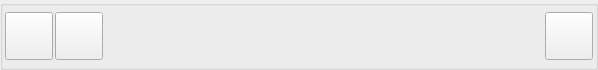
<?xml version="1.0" encoding="UTF-8"?>
<ui version="4.0">
 <class>UserListItemUi</class>
 <widget class="QWidget" name="UserListItemUi">
  <property name="geometry">
   <rect>
    <x>0</x>
    <y>0</y>
    <width>598</width>
    <height>65</height>
   </rect>
  </property>
  <property name="sizePolicy">
   <sizepolicy hsizetype="Expanding" vsizetype="Minimum">
    <horstretch>0</horstretch>
    <verstretch>0</verstretch>
   </sizepolicy>
  </property>
  <property name="minimumSize">
   <size>
    <width>0</width>
    <height>0</height>
   </size>
  </property>
  <property name="maximumSize">
   <size>
    <width>16777215</width>
    <height>16777215</height>
   </size>
  </property>
  <property name="font">
   <font>
    <pointsize>8</pointsize>
   </font>
  </property>
  <property name="windowTitle">
   <string>Form</string>
  </property>
  <property name="styleSheet">
   <string notr="true"/>
  </property>
  <layout class="QGridLayout" name="gridLayout">
   <property name="leftMargin">
    <number>0</number>
   </property>
   <property name="topMargin">
    <number>0</number>
   </property>
   <property name="rightMargin">
    <number>0</number>
   </property>
   <property name="bottomMargin">
    <number>0</number>
   </property>
   <property name="spacing">
    <number>0</number>
   </property>
   <item row="0" column="0">
    <widget class="QGroupBox" name="groupBox">
     <property name="title">
      <string notr="true"/>
     </property>
     <layout class="QHBoxLayout" name="horizontalLayout">
      <property name="spacing">
       <number>2</number>
      </property>
      <property name="leftMargin">
       <number>2</number>
      </property>
      <property name="topMargin">
       <number>2</number>
      </property>
      <property name="rightMargin">
       <number>2</number>
      </property>
      <property name="bottomMargin">
       <number>2</number>
      </property>
      <item>
       <widget class="VxPushButton" name="m_AvatarButton">
        <property name="sizePolicy">
         <sizepolicy hsizetype="Fixed" vsizetype="Fixed">
          <horstretch>0</horstretch>
          <verstretch>0</verstretch>
         </sizepolicy>
        </property>
        <property name="minimumSize">
         <size>
          <width>48</width>
          <height>48</height>
         </size>
        </property>
        <property name="maximumSize">
         <size>
          <width>48</width>
          <height>48</height>
         </size>
        </property>
        <property name="text">
         <string notr="true"/>
        </property>
        <property name="iconSize">
         <size>
          <width>48</width>
          <height>48</height>
         </size>
        </property>
       </widget>
      </item>
      <item>
       <widget class="VxPushButton" name="m_FriendshipButton">
        <property name="sizePolicy">
         <sizepolicy hsizetype="Fixed" vsizetype="Fixed">
          <horstretch>0</horstretch>
          <verstretch>0</verstretch>
         </sizepolicy>
        </property>
        <property name="minimumSize">
         <size>
          <width>48</width>
          <height>48</height>
         </size>
        </property>
        <property name="maximumSize">
         <size>
          <width>48</width>
          <height>48</height>
         </size>
        </property>
        <property name="text">
         <string notr="true"/>
        </property>
        <property name="iconSize">
         <size>
          <width>48</width>
          <height>48</height>
         </size>
        </property>
       </widget>
      </item>
      <item>
       <layout class="QVBoxLayout" name="ButtonTextVerticalLayout">
        <property name="spacing">
         <number>0</number>
        </property>
        <property name="leftMargin">
         <number>2</number>
        </property>
        <property name="topMargin">
         <number>2</number>
        </property>
        <property name="bottomMargin">
         <number>2</number>
        </property>
        <item>
         <layout class="QHBoxLayout" name="TitleHorizontalLayout">
          <property name="spacing">
           <number>0</number>
          </property>
          <property name="leftMargin">
           <number>0</number>
          </property>
          <item>
           <widget class="QLabel" name="TitlePart1">
            <property name="font">
             <font>
              <weight>50</weight>
              <italic>false</italic>
              <bold>false</bold>
             </font>
            </property>
            <property name="text">
             <string/>
            </property>
           </widget>
          </item>
          <item>
           <widget class="QLabel" name="TitlePart2">
            <property name="text">
             <string/>
            </property>
           </widget>
          </item>
          <item>
           <spacer name="horizontalSpacer">
            <property name="orientation">
             <enum>Qt::Horizontal</enum>
            </property>
            <property name="sizeHint" stdset="0">
             <size>
              <width>40</width>
              <height>20</height>
             </size>
            </property>
           </spacer>
          </item>
         </layout>
        </item>
        <item>
         <layout class="QHBoxLayout" name="DescHorizontalLayout">
          <property name="spacing">
           <number>0</number>
          </property>
          <item>
           <widget class="QLabel" name="DescPart1">
            <property name="text">
             <string/>
            </property>
           </widget>
          </item>
          <item>
           <widget class="QLabel" name="DescPart2">
            <property name="text">
             <string/>
            </property>
           </widget>
          </item>
          <item>
           <spacer name="horizontalSpacer_2">
            <property name="orientation">
             <enum>Qt::Horizontal</enum>
            </property>
            <property name="sizeHint" stdset="0">
             <size>
              <width>40</width>
              <height>20</height>
             </size>
            </property>
           </spacer>
          </item>
         </layout>
        </item>
        <item>
         <widget class="QLabel" name="TodLabel">
          <property name="sizePolicy">
           <sizepolicy hsizetype="Preferred" vsizetype="Preferred">
            <horstretch>0</horstretch>
            <verstretch>0</verstretch>
           </sizepolicy>
          </property>
          <property name="font">
           <font>
            <weight>50</weight>
            <italic>false</italic>
            <bold>false</bold>
           </font>
          </property>
          <property name="frameShape">
           <enum>QFrame::NoFrame</enum>
          </property>
          <property name="lineWidth">
           <number>0</number>
          </property>
          <property name="text">
           <string/>
          </property>
         </widget>
        </item>
       </layout>
      </item>
      <item>
       <widget class="VxPushButton" name="m_MenuButton">
        <property name="sizePolicy">
         <sizepolicy hsizetype="Fixed" vsizetype="Fixed">
          <horstretch>0</horstretch>
          <verstretch>0</verstretch>
         </sizepolicy>
        </property>
        <property name="minimumSize">
         <size>
          <width>48</width>
          <height>48</height>
         </size>
        </property>
        <property name="maximumSize">
         <size>
          <width>48</width>
          <height>48</height>
         </size>
        </property>
        <property name="text">
         <string notr="true"/>
        </property>
        <property name="iconSize">
         <size>
          <width>48</width>
          <height>48</height>
         </size>
        </property>
       </widget>
      </item>
     </layout>
    </widget>
   </item>
  </layout>
 </widget>
 <customwidgets>
  <customwidget>
   <class>VxPushButton</class>
   <extends>QPushButton</extends>
   <header>VxPushButton.h</header>
  </customwidget>
 </customwidgets>
 <resources/>
 <connections/>
</ui>
